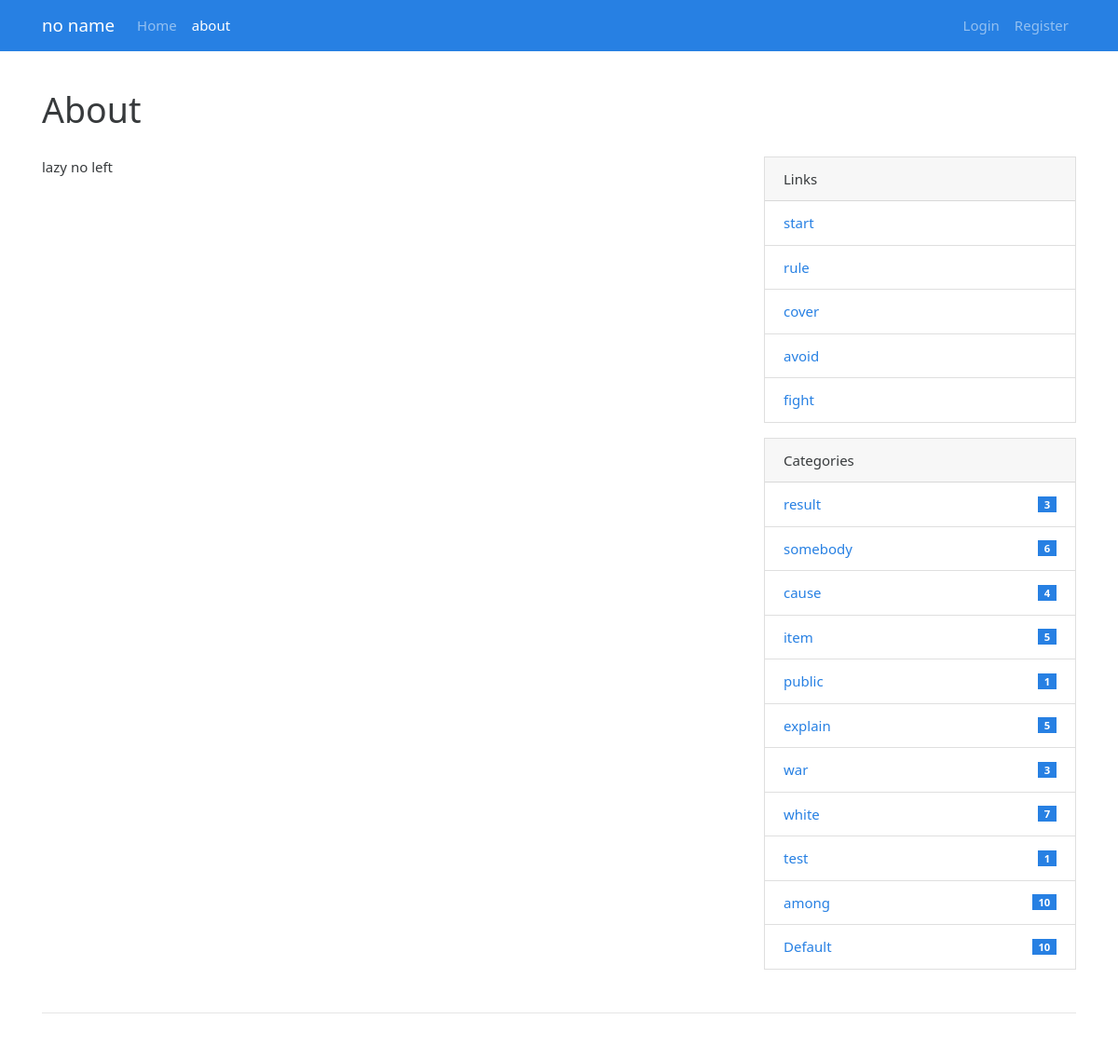
/about, run on the app's committed database.
### newblog/models.py (models this page shows, shortened)
class User(UserMixin, db.Model):
    __tablename__ = 'users'
    id = db.Column(db.Integer, primary_key=True)
    username = db.Column(db.String(64), unique=True, index=True)
    role_id = db.Column(db.Integer, db.ForeignKey('roles.id'))
    email = db.Column(db.String(64), unique=True, index=True)
    password_hash = db.Column(db.String(128))
    member_since = db.Column(db.DateTime(), default=datetime.utcnow())
    last_seen = db.Column(db.DateTime(), default=datetime.utcnow())
    confirmed = db.Column(db.Boolean, default=False)
    posts = db.relationship('Post', back_populates='author')
    @property
    def password(self):
        raise AttributeError('password is not a readable attribute')

class Category(db.Model):
    id = db.Column(db.Integer, primary_key=True)
    name = db.Column(db.String(30), unique=True)
    posts = db.relationship('Post', back_populates='category')

### newblog/blueprint/main.py (the view)
@main.route('/about')
def about():
    return render_template('main/about.html')

### newblog/__init__.py (called while the page is built)
def register_template_context(app):
    @app.context_processor
    def make_template_context():
        categories = Category.query.order_by(Category.id.desc())
        role = Role.query.filter_by(name='Editor').first()
        editors = User.query.filter_by(role=role)
        unread_comments = False;
        if current_user.is_authenticated:
            unread_comments = Comment.query.join(Post, Post.id == Comment.post_id).filter(
                Post.author_id == current_user.id, Comment.reviewed == False).count()
        permission = Permission()
        return dict(categories=categories, editors=editors, Permission=permission, unread_comments=unread_comments)

### newblog/blueprint/auth.py (called while the page is built)
@auth.before_app_request
def before_request():
    if current_user.is_authenticated \
            and not current_user.confirmed \
            and request.endpoint \
            and request.blueprint != 'auth' \
            and request.endpoint != 'static':
        return redirect(url_for('auth.unconfirmed'))

### newblog/models.py (called while the page is built)
    def can(self, permissions):
        return False

### newblog/templates/main/about.html (shortened to what this page needs)
{% extends 'base.html' %}
{% block content %}
    <div class="page-header">
        <h1>About</h1>
    </div>
    <div class="row">
        <div class="col-sm-8">
            lazy no left
        </div>
        <div class="col-sm-4 sidebar">
            {% include "main/_sidebar.html" %}
        </div>
{% endblock %}

### newblog/templates/main/_sidebar.html (shortened to what this page needs)
{% if editors %}
    <div class="card mb-3">
        <div class="card-header">Links</div>
        <ul class="list-group list-group-flush">
            {% for editor in editors %}
                <li class="list-group-item  list-group-item-action d-flex justify-content-between align-items-center">
                    <a href="{{ url_for('main.editor',userid=editor.id) }}" target="_blank">{{ editor.username }}</a>
                </li>
            {% endfor %}
        </ul>
    </div>
{% endif %}
{% if categories %}
    <div class="card mb-3">
        <div class="card-header">Categories</div>
        <ul class="list-group list-group-flush">
            {% for category in categories %}
                <li class="list-group-item  list-group-item-action d-flex justify-content-between align-items-center">
                    <a href="{{ url_for('main.show_category', category_id=category.id) }}">
                        {{ category.name }}
                    </a>
                    <span class="badge badge-primary badge-pill"> {{ category.posts|length }}</span>
                </li>
            {% endfor %}
        </ul>
    </div>
{% endif %}
</div>

### newblog/static/css/style.css (style rules this page uses)
.page-header { padding-top: 20px; padding-bottom: 20px; }
.sidebar { padding-left: 30px; }

### data on the page
User: username "start"
User: username "rule"
User: username "cover"
User: username "avoid"
User: username "fight"
Category: name "result", posts|length "3"
Category: name "somebody", posts|length "6"
Category: name "cause", posts|length "4"
Category: name "item", posts|length "5"
Category: name "public", posts|length "1"
Category: name "explain", posts|length "5"
Category: name "war", posts|length "3"
Category: name "white", posts|length "7"
Category: name "test", posts|length "1"
Category: name "among", posts|length "10"
Category: name "Default", posts|length "10"

### other printed values
{{ render_nav_item('main.index', 'Home') }} "Home"
{{ render_nav_item('main.about', 'about') }} "about"
